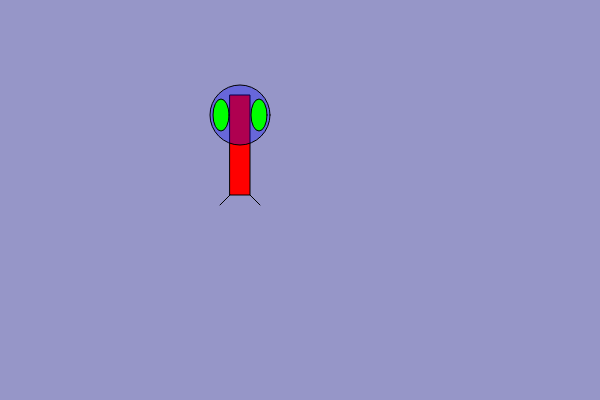
Frame 1 (no input)
Frame 60 (no input): identical to frame 1, image omitted
Frame 120 (the mouse pressed at the canvas centre since frame 60): identical to frame 1, image omitted

The p5.js sketch that drew this single still picture (run headless with seeded random() and noise() and a simulated clock; from frame 60 on, the mouse is pressed at the canvas centre):

// p5.js sketch
// ── sketch.js

function setup() {
  createCanvas(600, 400);  
}


function draw() {
  //background(255);
  background(150, 150, 200);
  ellipseMode(CENTER);
  rectMode(CENTER);
  
  // Body
  fill(255, 0, 0);
  rect(240, 145, 20, 100);
  
  // Head 
  fill(0, 0, 255,80);
  ellipse(240, 115, 60, 60);
  
  // Eyes
  fill(0, 255, 0);
  ellipse(221, 115, 16, 32);
  ellipse(259, 115, 16, 32);
  
  // Legs
  line(230, 195, 220, 205);
  line(250, 195, 260, 205);
}
